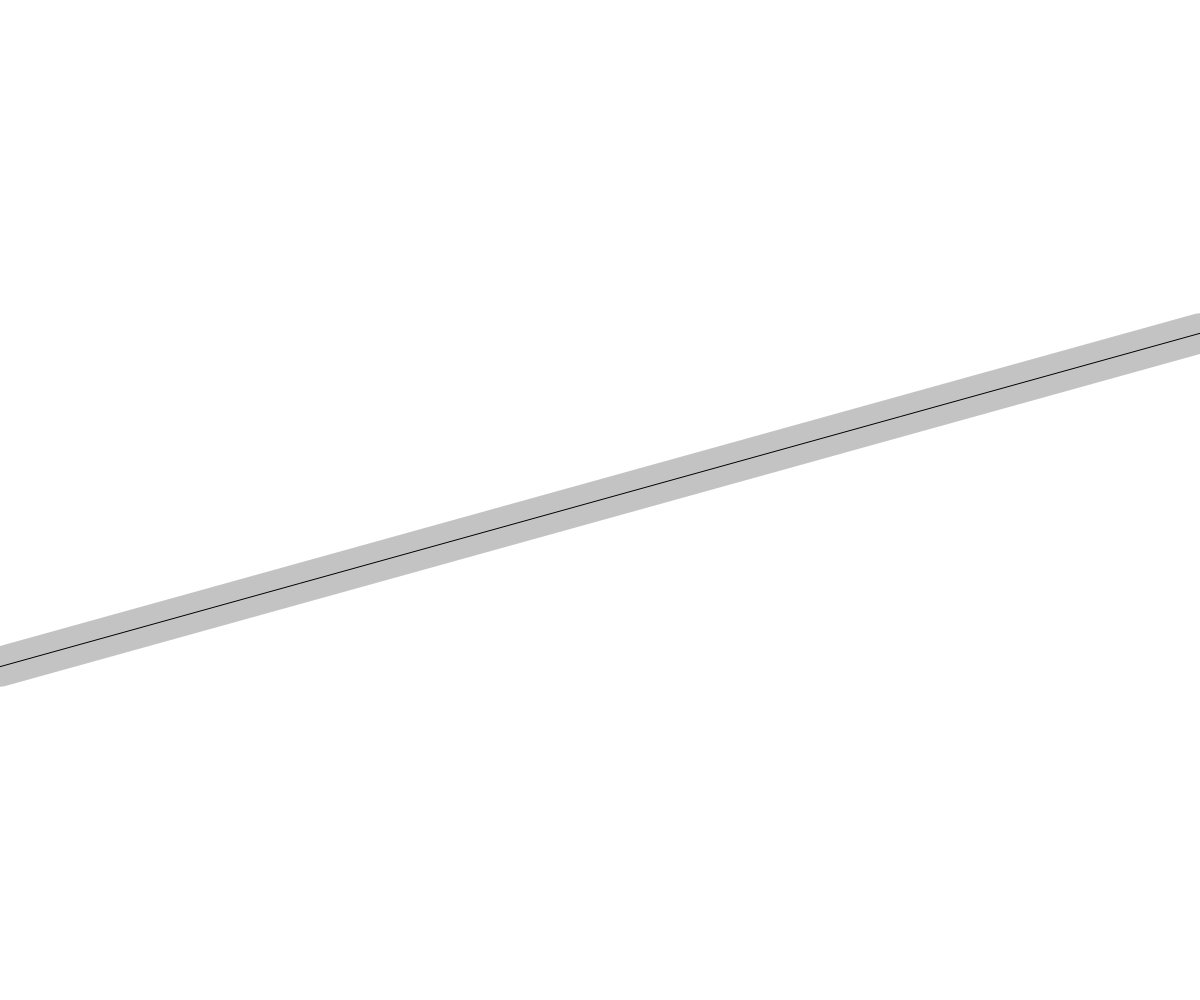
Frame 1 (no input)
Frame 60 (no input): identical to frame 1, image omitted
Frame 120 (the mouse pressed at the canvas centre since frame 60): identical to frame 1, image omitted

The p5.js sketch that drew this single still picture (run headless with seeded random() and noise() and a simulated clock; from frame 60 on, the mouse is pressed at the canvas centre):

// p5.js sketch
// ── sketch.js
class Vehicle {

  constructor(x, y) {
    this.position = createVector(x, y);
    this.velocity = createVector();
    this.acceleration = createVector();

    this.r = 3.0;
    // this.maxSpeed = 4;
    this.maxSpeed = map(random(), 0, 1, 4, 7);
  }

  update() {
    this.velocity.add(this.acceleration);
    this.velocity.limit(this.maxSpeed);
    this.position.add(this.velocity);
    this.acceleration.mult(0);
  }

  applyForce(force) {
    this.acceleration.add(force);
  }

  seek(target) {
    var desired = p5.Vector.sub(target, this.position);
    desired.setMag(0.3);
    this.applyForce(desired);
  }

  isDead() {
    return width < this.position.x;
  }

  display() {
    var theta = this.velocity.heading() + PI / 2;
    fill(175);
    stroke(0);

    push();
    translate(this.position.x, this.position.y);
    rotate(theta);
    beginShape();
    vertex(0, -this.r * 2);
    vertex(-this.r, this.r * 2);
    vertex(this.r, this.r * 2);
    endShape(CLOSE);
    pop();
  }
}

class Path {

  constructor() {
    this.radius = 20;
    this.start = createVector(0, height * 2 / 3);
    this.end = createVector(width, height * 1 / 3);
  }

  display() {
    strokeWeight(2 * this.radius);
    stroke(0, 60);
    line(this.start.x, this.start.y, this.end.x, this.end.y);
    strokeWeight(1);
    stroke(0);
    line(this.start.x, this.start.y, this.end.x, this.end.y);
  }
}

var path;
var vehicles;
var debug = true;

function setup() {
  createCanvas(windowWidth, windowHeight);
  path = new Path();
  vehicles = [];
}

function draw() {
  background(255);

  path.display();

  vehicles.forEach(function (veh) {
    var f = createVector(0.1, 0);
    veh.applyForce(f);

    veh.update();
    veh.display();

    var predict = createVector(veh.velocity.x, veh.velocity.y);
    predict.setMag(25);
    predict.add(veh.position);
    var a = p5.Vector.sub(predict, path.start);
    var b = p5.Vector.sub(path.end, path.start);
    b.normalize();
    b.setMag(a.dot(b));
    var normalPoint = p5.Vector.add(path.start, b);

    var dist = p5.Vector.dist(predict, normalPoint);
    var isInPath = dist < path.radius;

    b.setMag(25);
    var target = p5.Vector.add(normalPoint, b);
    if (!isInPath) {
      veh.seek(target);
    }

    if (debug) {
      ellipse(predict.x, predict.y, 5, 5);
      line(predict.x, predict.y, normalPoint.x, normalPoint.y);
      ellipse(normalPoint.x, normalPoint.y, 5, 5);
      if (isInPath) {
        fill(0);
      } else {
        fill(255, 0, 0);
      }
      ellipse(target.x, target.y, 5, 5);
    }
  });

  // Remove dead vehicle

  for (var i = vehicles.length - 1; 0 <= i; i--) {
    var veh = vehicles[i];
    if (veh.isDead()) {
      vehicles.splice(i, 1);
    }
  }
}

function mouseClicked() {
  var startY = map(random(), 0, 1, 0.1 * height, 0.9 * height);
  var vehicle = new Vehicle(0, startY);
  vehicles.push(vehicle);
}

function keyPressed() {
  if (32 == keyCode) {
    debug = !debug;
  }
}
